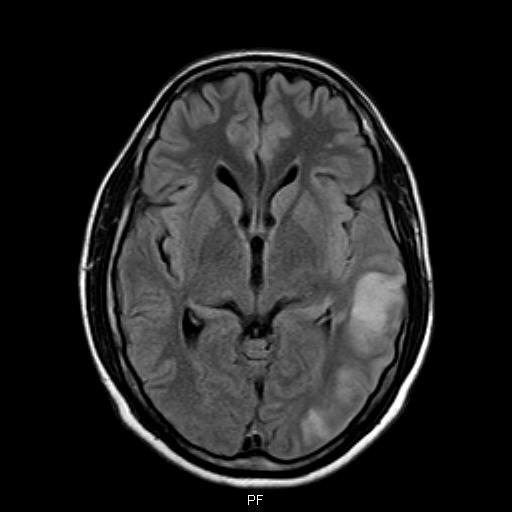
#> input picture Segement brain's tumor/Part5/1.jpeg, 512 x 512 px
$ jupyter execute --allow-errors 'Tumor segmenting.ipynb'
#> lines starting #> are read from the running program, lines starting #| are printed output that depends on the picture; after the words box and inside, x2 and y2 are one past the last pixel; in counts of white or black regions, pixels touching at a corner belong together
[cell 1]
import numpy as np
import matplotlib.pyplot as plt
import scipy
import cv2
from skimage import io
import os
import random
import copy

# Tumor diagnosis

[cell 2]
def gray_image_func(image):

    gray_image = np.zeros_like(image)
    gray_image = 0.2989 * image[:, :, 2] + 0.5870 * image[:, :, 1] + 0.1140 * image[:, :, 0]
    gray_image = np.uint8(gray_image)

    return gray_image


def binary_image_func(image , threshold):

    binary_image = np.zeros_like(image)
    image_length = []

    for i in range (3):
        image_length.append(image.shape[i])

    for i in range(image_length[0]):
        for j in range(image_length[1]):
            RGB_average = np.mean(image[i, j])

            if RGB_average > threshold:
                binary_image[i, j] = 255
            else:
                binary_image[i, j] = 0

    binary_image =  1* binary_image[:, :, 0]

    return binary_image


def histogram_binary(image):

    histogram = np.zeros(2, dtype=int)

    histogram[0] = np.sum(image == 0)
    histogram[1] = np.sum(image == 255)

    return histogram


def template_matching (image , imagee , th1 , th2):
    image1 = binary_image_func(image , th1)
    image2 = binary_image_func(imagee , th2)

    image1 = (image1 / 255).astype(np.uint8)
    image2 = (image2 / 255).astype(np.uint8)

    intersection = np.logical_and(image1, image2).sum()
    union = np.logical_or(image1, image2).sum()
    #union = 255
    jaccard_index = intersection / union if union != 0 else 0

    dice_coefficient = (2 * intersection) / (image1.sum() + image2.sum()) if (image1.sum() + image2.sum()) != 0 else 0

    return print("Jaccard Index (IoU):", jaccard_index) , print("Dice Coefficient:", dice_coefficient)

[cell 3]
image = cv2.imread('Part5/1.jpeg')
#> image is the input picture: shape (512, 512, 3); min 0, max 255, mean 35.9
image.shape
#> Out = (512, 512, 3)

[cell 4]
def tumor_diagnosis (image , threshold , d_th , min_area):

    image = cv2.imread(image)

    binary_brain = binary_image_func(image , threshold)
#> after the loop in binary_image_func, `for i in range(image_length[0]):`:
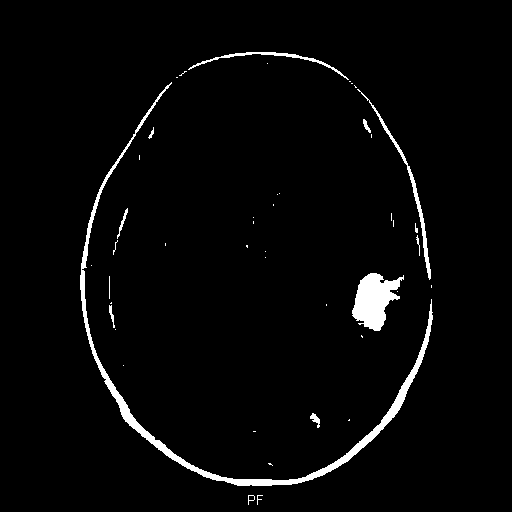
#> binary_image: shape (512, 512, 3); 2.8% white; 45 white regions (33 under 20 px), largest, box (x1, y1, x2, y2) and area: (80, 82, 433, 486) 4094, (352, 273, 404, 331) 1756, (357, 89, 431, 280) 660

    height, width = binary_brain.shape
#> height = 512; width = 512

    midpoint = width // 2
#> midpoint = 256

    left_part = binary_brain[:, :midpoint]
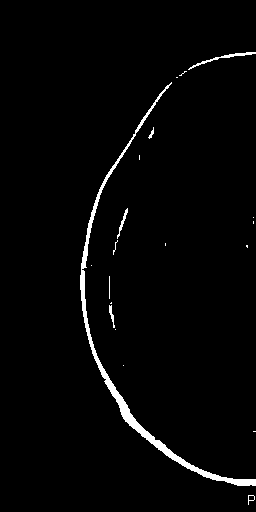
#> left_part: shape (512, 256); 2.2% white; 20 white regions (13 under 20 px), largest, box (x1, y1, x2, y2) and area: (80, 82, 256, 486) 2394, (188, 52, 256, 70) 171, (117, 208, 128, 239) 74
    right_part = binary_brain[:, midpoint:]
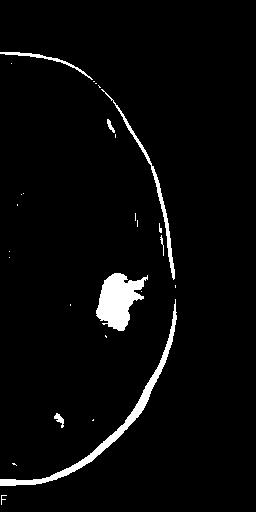
#> right_part: shape (512, 256); 3.5% white; 27 white regions (20 under 20 px)

    plt.figure(figsize=(10, 5))

    plt.subplot(1, 4, 1)
    plt.title("Original Image")
    plt.imshow(image, cmap='gray')

    plt.subplot(1, 4, 2)
    plt.title("Left Part")
    plt.imshow(left_part, cmap='gray')

    plt.subplot(1, 4, 3)
    plt.title("Right Part")
    plt.imshow(right_part, cmap='gray')

    plt.tight_layout()
    plt.show()
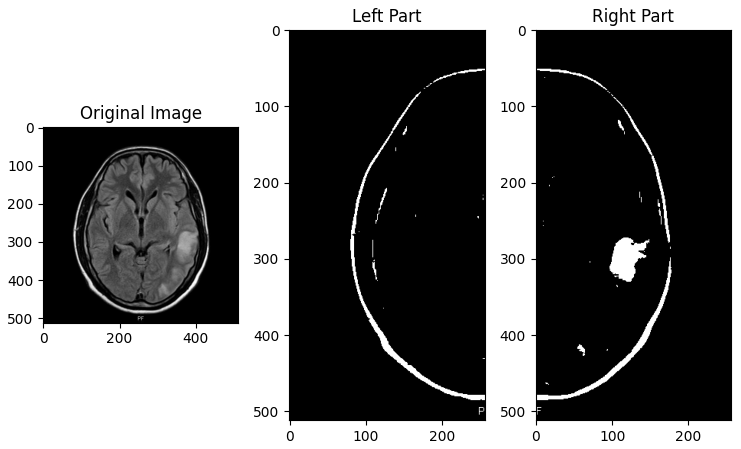
#> figure drawn by matplotlib, 3 panels

    hist1 = histogram_binary(right_part)
#> hist1 = [126446, 4626]
    hist2 = histogram_binary(left_part)
#> hist2 = [128247, 2825]

    #diagnosis = np.abs(hist1 - hist2)
    #if diagnosis[1] > d_th
    #....

    diagnosis = np.abs(np.flip(right_part, 1) - left_part)
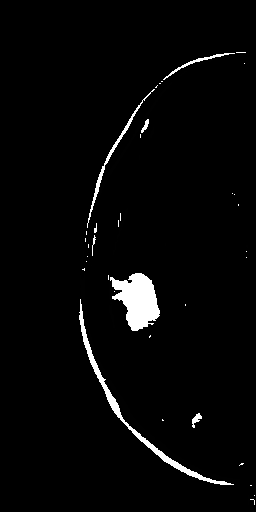
#> diagnosis: shape (512, 256); min 0, max 255, mean 7.4

    tumor_detected = False
    contours, _ = cv2.findContours(diagnosis, cv2.RETR_EXTERNAL, cv2.CHAIN_APPROX_SIMPLE)
#> contours = 54 contours, 47 with area under 20; largest, box (x1, y1, x2, y2) and area: (79, 273, 240, 485) 2430, (108, 273, 160, 331) 1652, (87, 82, 172, 233) 586, (163, 53, 235, 80) 171, (192, 413, 202, 428) 51, (117, 208, 128, 239) 43, (109, 305, 115, 328) 30

    for contour in contours:
        area = cv2.contourArea(contour)
        if  area > min_area:
            tumor_detected = True
#> this loop made 54 passes
#> (area, tumor_detected) on passes 16 to 17: (1652, True), (2430, True)
#> area on passes 8, 12, 37, 46, 53: 51, 30.5, 43, 586.5, 171
#> pass 2 of the loop `for i in range (8):`:
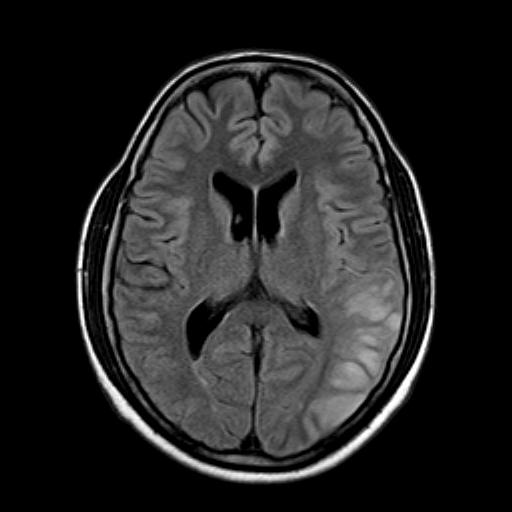
#> input picture Segement brain's tumor/Part5/2.jpeg, 512 x 512 px
#> in tumor_diagnosis, image is the input picture: shape (512, 512, 3); min 0, max 255, mean 36
#> after the loop in binary_image_func (call 2), `for i in range(image_length[0]):`:
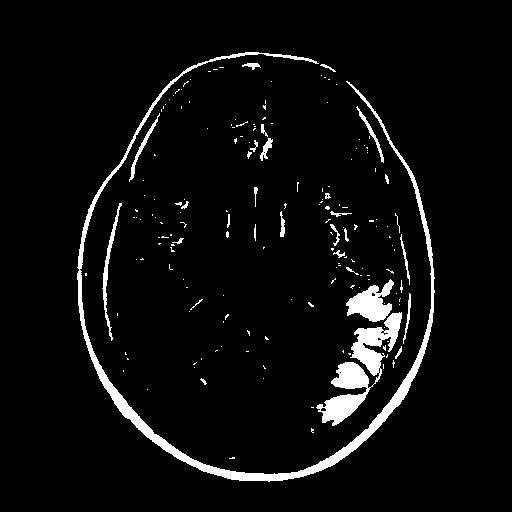
#> binary_image: shape (512, 512, 3); 5% white; 177 white regions (146 under 20 px), largest, box (x1, y1, x2, y2) and area: (77, 52, 435, 482) 6224, (316, 312, 402, 426) 3092, (346, 279, 394, 322) 1111
#> left_part: shape (512, 256); 3.4% white; 85 white regions (73 under 20 px), largest, box (x1, y1, x2, y2) and area: (77, 52, 256, 481) 3183, (102, 203, 122, 341) 445, (129, 113, 160, 182) 237
#> right_part: shape (512, 256); 6.6% white; 98 white regions (78 under 20 px)
#> hist1 = [122464, 8608]
#> hist2 = [126635, 4437]
#> in tumor_diagnosis (call 2), `contours, _ = cv2.findContours(diagnosis, cv2.RETR_EXTERNAL, cv2.CHAIN..`: contours = 214 contours, 200 with area under 20; largest, box (x1, y1, x2, y2) and area: (101, 203, 196, 426) 3174, (118, 279, 166, 322) 1031, (89, 54, 232, 210) 966, (109, 381, 248, 474) 404, (124, 417, 239, 481) 342
#> the loop in tumor_diagnosis (call 2), `for contour in contours:` made 214 passes
#> (area, tumor_detected) on pass 142: (3174, True)
#> pass 3 of the loop `for i in range (8):`:
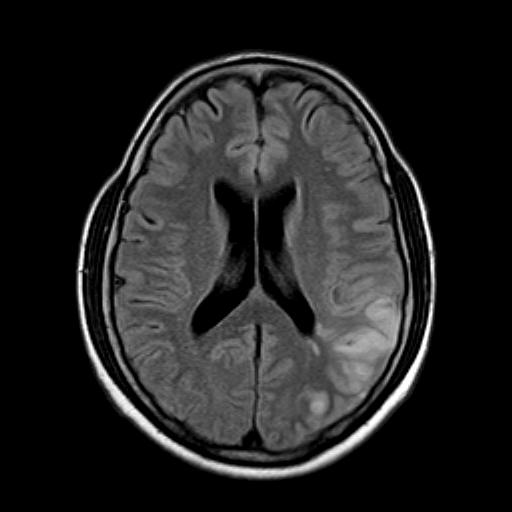
#> input picture Segement brain's tumor/Part5/3.jpeg, 512 x 512 px
#> in tumor_diagnosis, image is the input picture: shape (512, 512, 3); min 0, max 255, mean 35
#> after the loop in binary_image_func (call 3), `for i in range(image_length[0]):`:
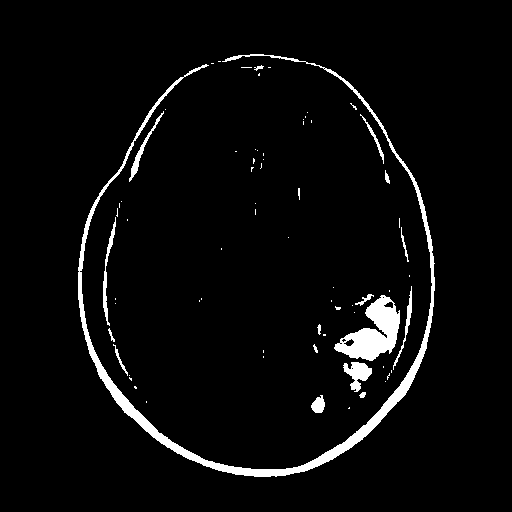
#> binary_image: shape (512, 512, 3); 4% white; 70 white regions (52 under 20 px), largest, box (x1, y1, x2, y2) and area: (78, 54, 435, 477) 6112, (334, 295, 400, 361) 2154, (343, 362, 372, 392) 460
#> left_part: shape (512, 256); 2.9% white; 31 white regions (25 under 20 px), largest, box (x1, y1, x2, y2) and area: (78, 64, 256, 477) 2918, (103, 217, 116, 326) 325, (129, 111, 164, 182) 278, (222, 54, 256, 62) 83, (113, 344, 128, 376) 78, (108, 328, 115, 342) 34
#> right_part: shape (512, 256); 5.1% white; 43 white regions (29 under 20 px)
#> hist1 = [124411, 6661]
#> hist2 = [127263, 3809]
#> in tumor_diagnosis (call 3), `contours, _ = cv2.findContours(diagnosis, cv2.RETR_EXTERNAL, cv2.CHAIN..`: contours = 75 contours, 63 with area under 20; largest, box (x1, y1, x2, y2) and area: (108, 295, 178, 361) 2134, (79, 57, 251, 469) 1390, (100, 217, 119, 370) 428, (140, 362, 169, 392) 404, (125, 413, 254, 477) 370
#> the loop in tumor_diagnosis (call 3), `for contour in contours:` made 75 passes
#> (area, tumor_detected) on pass 31: (2133.5, True)

    if tumor_detected:
        print ('A tumor is diagnosed')
    else:
        print('There is no tumor to diagnosed')

    #plt.title("Right Part")
    #plt.imshow(diagnosis, cmap='gray')
    return

[cell 5]
image_parameters = [
    {"filename": "Part5/1.jpeg", "binary_threshold": 140, "diagnosed_threshold": 500 , "min_area" : 1500},
    {"filename": "Part5/2.jpeg", "binary_threshold": 120, "diagnosed_threshold": 500 , "min_area" : 2500},
    {"filename": "Part5/3.jpeg", "binary_threshold": 130, "diagnosed_threshold": 500 , "min_area" : 2000},
    {"filename": "Part5/4.jpeg", "binary_threshold": 130, "diagnosed_threshold": 500 , "min_area" : 2500},
    {"filename": "Part5/5.jpeg", "binary_threshold": 130, "diagnosed_threshold": 500 , "min_area" : 2250},
    {"filename": "Part5/6.jpeg", "binary_threshold": 130, "diagnosed_threshold": 500 , "min_area" : 2000},
    {"filename": "Part5/7.jpeg", "binary_threshold": 130, "diagnosed_threshold": 500 , "min_area" : 2250},
    {"filename": "Part5/8.jpg" , "binary_threshold": 200, "diagnosed_threshold": 500 , "min_area" : 1500},
]

#tumor_diagnosis("Part5/1.jpeg" , 160 , 500)

#> (the rest of this cell did not finish here and is left out)

# Segmenting tumor

[cell 6]
output  = 'Part5/output'
#> output = 'Part5/output'

def segmenting_tumor(image , threshold_value , Blur_kernel , kernel_value , min_pixel , max_pixel):

#> called with image = 'Part5/1.jpeg', threshold_value = 110, Blur_kernel = 7, kernel_value = 7, min_pixel = 300, max_pixel = 10000
    image = cv2.imread(image , cv2.IMREAD_GRAYSCALE)
#> image: shape (512, 512); min 0, max 255, mean 35.9

    blurred_image = cv2.GaussianBlur(image, (Blur_kernel, Blur_kernel), 0)

    _, binary_image = cv2.threshold(blurred_image, threshold_value, 255, cv2.THRESH_BINARY)
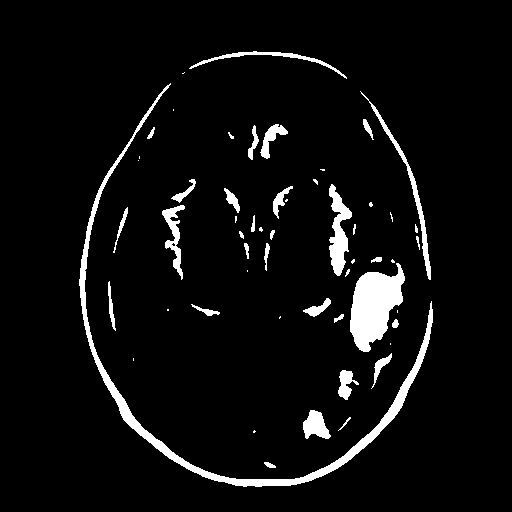
#> binary_image: shape (512, 512); 5.5% white; 55 white regions (21 under 20 px), largest, box (x1, y1, x2, y2) and area: (79, 83, 433, 487) 4835, (350, 263, 405, 352) 2947, (329, 184, 352, 276) 1079

    kernel = np.ones((kernel_value, kernel_value), np.uint8)
    cleaned_image = cv2.morphologyEx(binary_image, cv2.MORPH_OPEN, kernel, iterations=2)
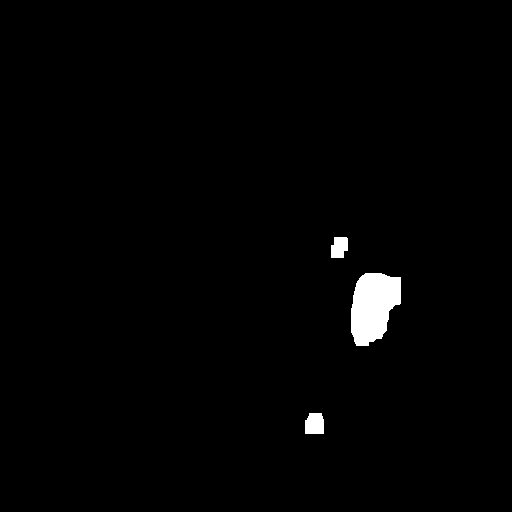
#> cleaned_image: shape (512, 512); 1.3% white; 3 white regions

    contours, _ = cv2.findContours(cleaned_image, cv2.RETR_EXTERNAL, cv2.CHAIN_APPROX_SIMPLE)
#> contours = 3 contours; box (x1, y1, x2, y2) and area: (351, 273, 401, 346) 2630, (305, 413, 324, 434) 332, (331, 237, 348, 258) 268

    output_image = cv2.cvtColor(image, cv2.COLOR_GRAY2BGR)

    for contour in contours:
        area = cv2.contourArea(contour)
        x, y, w, h = cv2.boundingRect(contour)

        if min_pixel < area < max_pixel and x > image.shape[1] / 2:
            cv2.drawContours(output_image, [contour], -1, (0, 255, 0), 2)
#> this loop made 3 passes
#> (area, x, y, w, h) on passes 1 to 3: (331.5, 305, 413, 19, 21), (2630, 351, 273, 50, 73), (268.5, 331, 237, 17, 21)
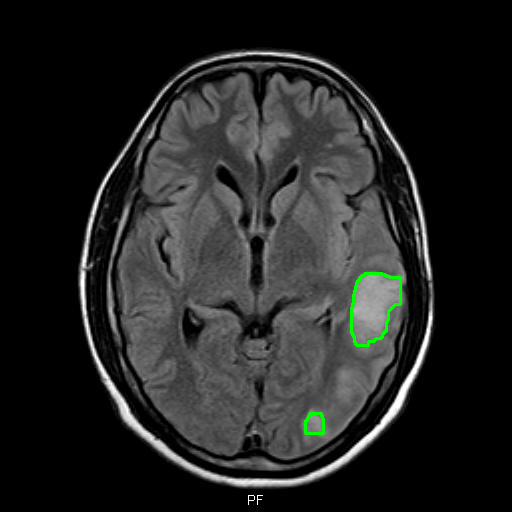
#> output_image: shape (512, 512, 3); 0.34% of pixels changed, all inside (x1, y1, x2, y2) = (304, 272, 402, 435)


    plt.figure(figsize=(10 , 10))

    plt.subplot(1, 2, 1)
    plt.imshow(image, cmap='gray')
    plt.title("Original Image")
    plt.axis('off')

    plt.subplot(1, 2, 2)
    plt.imshow(cv2.cvtColor(output_image, cv2.COLOR_BGR2RGB))
    plt.title("Tumor")
    plt.axis('off')

    plt.show()
#> pass 2 of the loop `for i in range (8):`:
#> cleaned_image: shape (512, 512); 2.3% white; 2 white regions
#> in segmenting_tumor (call 2), `contours, _ = cv2.findContours(cleaned_image, cv2.RETR_EXTERNAL, cv2.C..`: contours = 2 contours; box (x1, y1, x2, y2) and area: (332, 279, 401, 391) 4642, (317, 393, 359, 426) 1000
#> the loop in segmenting_tumor (call 2), `for contour in contours:` made 2 passes
#> (area, x, y, w, h) on passes 1 to 2: (999.5, 317, 393, 42, 33), (4641.5, 332, 279, 69, 112)
#> after the loop in segmenting_tumor (call 2), `for contour in contours:`:
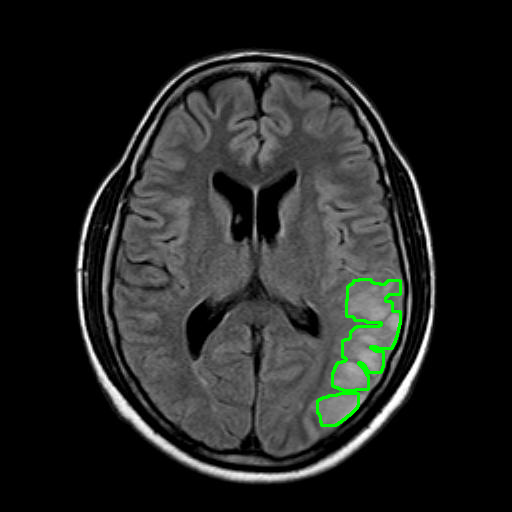
#> output_image: shape (512, 512, 3); 0.73% of pixels changed, all inside (x1, y1, x2, y2) = (316, 278, 402, 427)
#> pass 3 of the loop `for i in range (8):`:
#> cleaned_image: shape (512, 512); 1.9% white; 2 white regions
#> in segmenting_tumor (call 3), `contours, _ = cv2.findContours(cleaned_image, cv2.RETR_EXTERNAL, cv2.C..`: contours = 2 contours; box (x1, y1, x2, y2) and area: (332, 279, 400, 394) 4512, (311, 393, 327, 412) 262
#> the loop in segmenting_tumor (call 3), `for contour in contours:` made 2 passes
#> (area, x, y, w, h) on passes 1 to 2: (262.5, 311, 393, 16, 19), (4512.5, 332, 279, 68, 115)
#> after the loop in segmenting_tumor (call 3), `for contour in contours:`:
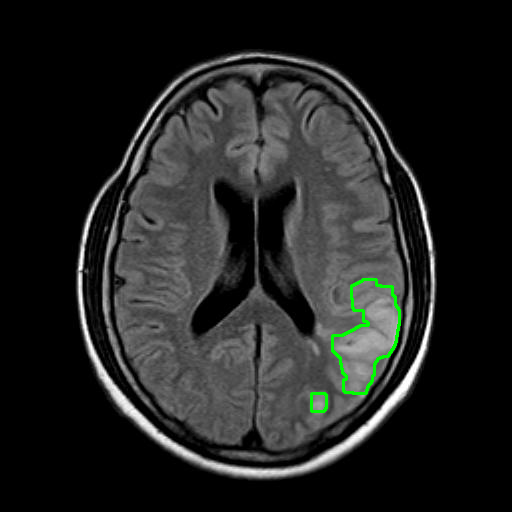
#> output_image: shape (512, 512, 3); 0.5% of pixels changed, all inside (x1, y1, x2, y2) = (310, 278, 401, 413)

    return output_image
